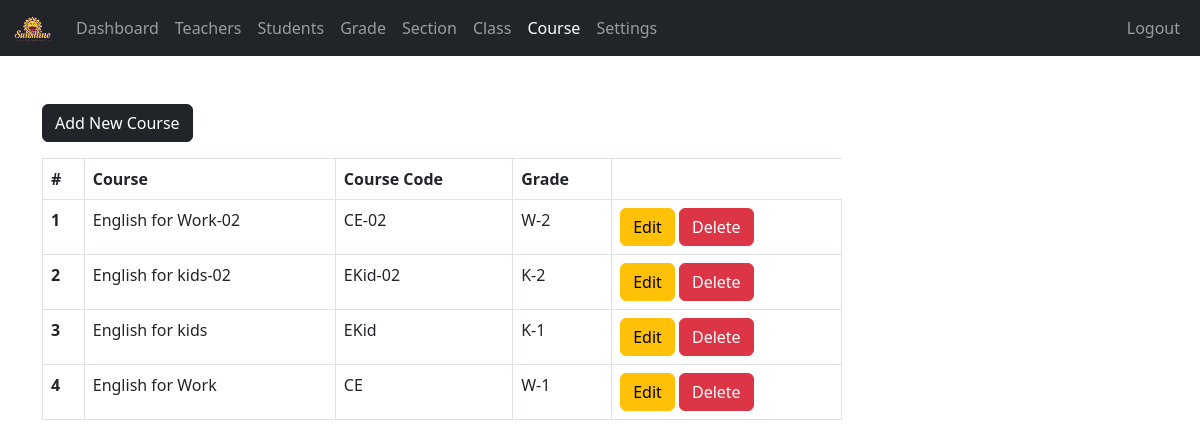
Page /admin/course.php (signed in) on the committed database.
### tables this page shows
CREATE TABLE `subjects` (
  `subject_id` int NOT NULL,
  `subject` varchar(31) NOT NULL,
  `subject_code` varchar(31) NOT NULL,
  `grade` int NOT NULL
);

CREATE TABLE `grades` (
  `grade_id` int NOT NULL,
  `grade` varchar(255) NOT NULL,
  `grade_code` varchar(255) NOT NULL
);

### admin/data/subject.php (called while the page is built, shortened)
<?php
function getAllSubjects($conn)
{
    $sql = "SELECT * FROM subjects";
    $stmt = $conn->prepare($sql);
    $stmt->execute();
    if ($stmt->rowCount() >= 1) {
        $subjects = $stmt->fetchAll();
        return $subjects;
    } else {
        return 0;
    }
}

### admin/data/grade.php (called while the page is built, shortened)
<?php
function getGradeById($grade_id, $conn)
{
  $sql = "SELECT * FROM grades WHERE grade_id=?";
  $stmt = $conn->prepare($sql);
  $stmt->execute([$grade_id]);
  if ($stmt->rowCount() == 1) {
    $grade = $stmt->fetch(PDO::FETCH_ASSOC);
    return $grade;
  } else {
    return null;
  }
}

### admin/course.php (the view, shortened to what this page needs)
<?php
if (
    isset($_SESSION['admin_id']) &&
    isset($_SESSION['role'])
) {
    if ($_SESSION['role'] == 'Admin') {
        include "../DB_connection.php";
        include "data/subject.php";
        include "data/grade.php";
        $courses = getAllSubjects($conn);
?>
        <!DOCTYPE html>
        <html lang="en">
        <head>
            <link rel="stylesheet" href="https://cdn.jsdelivr.net/npm/bootstrap@5.2.0/dist/css/bootstrap.min.css">
            <link rel="stylesheet" href="../css/style.css">
            <link rel="stylesheet" href="https://cdnjs.cloudflare.com/ajax/libs/font-awesome/4.7.0/css/font-awesome.min.css">
        </head>
        <body>
            <?php
            include "inc/navbar.php";
            if ($courses != 0) {
            ?>
                <div class="container mt-5">
                    <a href="course-add.php" class="btn btn-dark">Add New Course</a>
                    <div class="table-responsive">
                        <table class="table table-bordered mt-3 n-table">
                            <thead>
                                <tr>
                                    <th scope="col">#</th>
                                    <th scope="col">Course</th>
                                    <th scope="col">Course Code</th>
                                    <th scope="col">Grade</th>
                                </tr>
                            </thead>
                            <tbody>
                                <?php $i = 0;
                                foreach ($courses as $course) {
                                    $i++;  ?>
                                    <tr>
                                        <th scope="row"><?= $i ?></th>
                                        <td>
                                            <?php
                                            echo $course['subject'];
                                            ?>
                                        </td>
                                        <td>
                                            <?php
                                            echo $course['subject_code'];
                                            ?>
                                        </td>
                                        <td>
                                            <?php
                                            $grade = getGradeById($course['grade'], $conn);
                                            echo $grade['grade_code'] . '-' . $grade['grade'];
                                            ?>
                                        </td>
                                        <td>
                                            <a href="course-edit.php?course_id=<?= $course['subject_id'] ?>"
                                                class="btn btn-warning">Edit</a>
                                            <a href="course-delete.php?course_id=<?= $course['subject_id'] ?>"
                                                class="btn btn-danger">Delete</a>
                                        </td>
                                    </tr>
                                <?php } ?>
                            </tbody>
                        </table>
                    </div>
                <?php } else { ?>
                    <div class="alert alert-info .w-450 m-5" role="alert">
                        Empty!
                    </div>
                <?php } ?>
                </div>
        </body>
        </html>
<?php
    } else {
        header("Location: ../login.php");
        exit;
    }
} else {
    header("Location: ../login.php");
    exit;
}

### css/style.css (style rules this page uses)
.n-table { max-width: 800px; }

### rows in the picture
subjects: subject "English for Work-02", subject_code "CE-02", grades.grade_code "W", grades.grade "2"
subjects: subject "English for kids-02", subject_code "EKid-02", grades.grade_code "K", grades.grade "2"
subjects: subject "English for kids", subject_code "EKid", grades.grade_code "K", grades.grade "1"
subjects: subject "English for Work", subject_code "CE", grades.grade_code "W", grades.grade "1"
